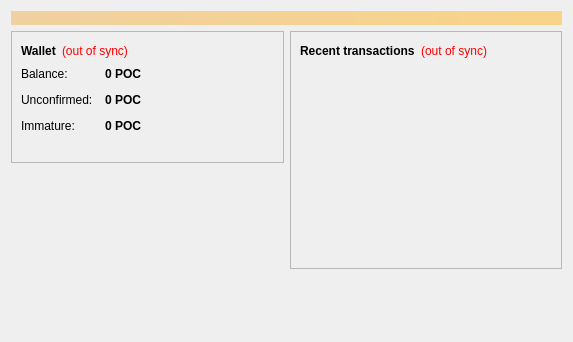
<?xml version="1.0" encoding="UTF-8"?>
<ui version="4.0">
 <class>OverviewPage</class>
 <widget class="QWidget" name="OverviewPage">
  <property name="geometry">
   <rect>
    <x>0</x>
    <y>0</y>
    <width>573</width>
    <height>342</height>
   </rect>
  </property>
  <property name="windowTitle">
   <string>Form</string>
  </property>
  <layout class="QVBoxLayout" name="topLayout">
   <item>
    <widget class="QLabel" name="labelAlerts">
     <property name="visible">
      <bool>false</bool>
     </property>
     <property name="styleSheet">
      <string notr="true">background-color: qlineargradient(x1: 0, y1: 0, x2: 1, y2: 0, stop:0 #F0D0A0, stop:1 #F8D488); color:#000000;</string>
     </property>
     <property name="wordWrap">
      <bool>true</bool>
     </property>
     <property name="margin">
      <number>3</number>
     </property>
    </widget>
   </item>
   <item>
    <layout class="QHBoxLayout" name="horizontalLayout" stretch="1,1">
     <item>
      <layout class="QVBoxLayout" name="verticalLayout_2">
       <item>
        <widget class="QFrame" name="frame">
         <property name="frameShape">
          <enum>QFrame::StyledPanel</enum>
         </property>
         <property name="frameShadow">
          <enum>QFrame::Raised</enum>
         </property>
         <layout class="QVBoxLayout" name="verticalLayout_4">
          <item>
           <layout class="QHBoxLayout" name="horizontalLayout_4">
            <item>
             <widget class="QLabel" name="label_5">
              <property name="font">
               <font>
                <weight>75</weight>
                <bold>true</bold>
               </font>
              </property>
              <property name="text">
               <string>Wallet</string>
              </property>
             </widget>
            </item>
            <item>
             <widget class="QLabel" name="labelWalletStatus">
              <property name="toolTip">
               <string>&lt;html&gt;&lt;head/&gt;&lt;body&gt;&lt;p&gt;The displayed information may be out of date. Your wallet automatically synchronizes with the Populace network after a connection is established, but this process has not completed yet.&lt;/p&gt;&lt;/body&gt;&lt;/html&gt;</string>
              </property>
              <property name="styleSheet">
               <string notr="true">QLabel { color: red; }</string>
              </property>
              <property name="text">
               <string notr="true">(out of sync)</string>
              </property>
              <property name="alignment">
               <set>Qt::AlignLeading|Qt::AlignLeft|Qt::AlignVCenter</set>
              </property>
             </widget>
            </item>
            <item>
             <spacer name="horizontalSpacer_2">
              <property name="orientation">
               <enum>Qt::Horizontal</enum>
              </property>
              <property name="sizeHint" stdset="0">
               <size>
                <width>40</width>
                <height>20</height>
               </size>
              </property>
             </spacer>
            </item>
           </layout>
          </item>
          <item>
           <layout class="QFormLayout" name="formLayout_2">
            <property name="fieldGrowthPolicy">
             <enum>QFormLayout::AllNonFixedFieldsGrow</enum>
            </property>
            <property name="horizontalSpacing">
             <number>12</number>
            </property>
            <property name="verticalSpacing">
             <number>12</number>
            </property>
            <item row="0" column="0">
             <widget class="QLabel" name="label">
              <property name="text">
               <string>Balance:</string>
              </property>
             </widget>
            </item>
            <item row="0" column="1">
             <widget class="QLabel" name="labelBalance">
              <property name="font">
               <font>
                <weight>75</weight>
                <bold>true</bold>
               </font>
              </property>
              <property name="cursor">
               <cursorShape>IBeamCursor</cursorShape>
              </property>
              <property name="toolTip">
               <string>Your current balance</string>
              </property>
              <property name="text">
               <string notr="true">0 POC</string>
              </property>
              <property name="textInteractionFlags">
               <set>Qt::LinksAccessibleByMouse|Qt::TextSelectableByKeyboard|Qt::TextSelectableByMouse</set>
              </property>
             </widget>
            </item>
            <item row="1" column="0">
             <widget class="QLabel" name="label_3">
              <property name="text">
               <string>Unconfirmed:</string>
              </property>
             </widget>
            </item>
            <item row="1" column="1">
             <widget class="QLabel" name="labelUnconfirmed">
              <property name="font">
               <font>
                <weight>75</weight>
                <bold>true</bold>
               </font>
              </property>
              <property name="cursor">
               <cursorShape>IBeamCursor</cursorShape>
              </property>
              <property name="toolTip">
               <string>Total of transactions that have yet to be confirmed, and do not yet count toward the current balance</string>
              </property>
              <property name="text">
               <string notr="true">0 POC</string>
              </property>
              <property name="textInteractionFlags">
               <set>Qt::LinksAccessibleByMouse|Qt::TextSelectableByKeyboard|Qt::TextSelectableByMouse</set>
              </property>
             </widget>
            </item>
            <item row="2" column="0">
             <widget class="QLabel" name="labelImmatureText">
              <property name="text">
               <string>Immature:</string>
              </property>
             </widget>
            </item>
            <item row="2" column="1">
             <widget class="QLabel" name="labelImmature">
              <property name="font">
               <font>
                <weight>75</weight>
                <bold>true</bold>
               </font>
              </property>
              <property name="toolTip">
               <string>Mined balance that has not yet matured</string>
              </property>
              <property name="text">
               <string notr="true">0 POC</string>
              </property>
              <property name="textInteractionFlags">
               <set>Qt::LinksAccessibleByMouse|Qt::TextSelectableByKeyboard|Qt::TextSelectableByMouse</set>
              </property>
             </widget>
            </item>
           </layout>
          </item>
          <item>
           <widget class="QLabel" name="label_wallet_bgcoin">
            <property name="text">
             <string/>
            </property>
            <property name="pixmap">
             <pixmap resource="../bitcoin.qrc">:/images/wallet_bgcoin</pixmap>
            </property>
            <property name="scaledContents">
             <bool>false</bool>
            </property>
            <property name="alignment">
             <set>Qt::AlignCenter</set>
            </property>
            <property name="margin">
             <number>-2</number>
            </property>
           </widget>
          </item>
         </layout>
        </widget>
       </item>
       <item>
        <spacer name="verticalSpacer">
         <property name="orientation">
          <enum>Qt::Vertical</enum>
         </property>
         <property name="sizeHint" stdset="0">
          <size>
           <width>20</width>
           <height>40</height>
          </size>
         </property>
        </spacer>
       </item>
      </layout>
     </item>
     <item>
      <layout class="QVBoxLayout" name="verticalLayout_3">
       <item>
        <widget class="QFrame" name="frame_2">
         <property name="frameShape">
          <enum>QFrame::StyledPanel</enum>
         </property>
         <property name="frameShadow">
          <enum>QFrame::Raised</enum>
         </property>
         <layout class="QVBoxLayout" name="verticalLayout">
          <item>
           <layout class="QHBoxLayout" name="horizontalLayout_2">
            <item>
             <widget class="QLabel" name="label_4">
              <property name="text">
               <string>&lt;b&gt;Recent transactions&lt;/b&gt;</string>
              </property>
             </widget>
            </item>
            <item>
             <widget class="QLabel" name="labelTransactionsStatus">
              <property name="toolTip">
               <string>&lt;html&gt;&lt;head/&gt;&lt;body&gt;&lt;p&gt;The displayed information may be out of date. Your wallet automatically synchronizes with the Populace network after a connection is established, but this process has not completed yet.&lt;/p&gt;&lt;/body&gt;&lt;/html&gt;</string>
              </property>
              <property name="styleSheet">
               <string notr="true">QLabel { color: red; }</string>
              </property>
              <property name="text">
               <string notr="true">(out of sync)</string>
              </property>
              <property name="alignment">
               <set>Qt::AlignRight|Qt::AlignTrailing|Qt::AlignVCenter</set>
              </property>
             </widget>
            </item>
            <item>
             <spacer name="horizontalSpacer">
              <property name="orientation">
               <enum>Qt::Horizontal</enum>
              </property>
              <property name="sizeHint" stdset="0">
               <size>
                <width>40</width>
                <height>20</height>
               </size>
              </property>
             </spacer>
            </item>
           </layout>
          </item>
          <item>
           <widget class="QListView" name="listTransactions">
            <property name="styleSheet">
             <string notr="true">QListView { background: transparent; }</string>
            </property>
            <property name="frameShape">
             <enum>QFrame::NoFrame</enum>
            </property>
            <property name="verticalScrollBarPolicy">
             <enum>Qt::ScrollBarAlwaysOff</enum>
            </property>
            <property name="horizontalScrollBarPolicy">
             <enum>Qt::ScrollBarAlwaysOff</enum>
            </property>
            <property name="selectionMode">
             <enum>QAbstractItemView::NoSelection</enum>
            </property>
           </widget>
          </item>
         </layout>
        </widget>
       </item>
       <item>
        <spacer name="verticalSpacer_2">
         <property name="orientation">
          <enum>Qt::Vertical</enum>
         </property>
         <property name="sizeHint" stdset="0">
          <size>
           <width>20</width>
           <height>40</height>
          </size>
         </property>
        </spacer>
       </item>
      </layout>
     </item>
    </layout>
   </item>
  </layout>
 </widget>
 <resources/>
 <connections/>
</ui>
